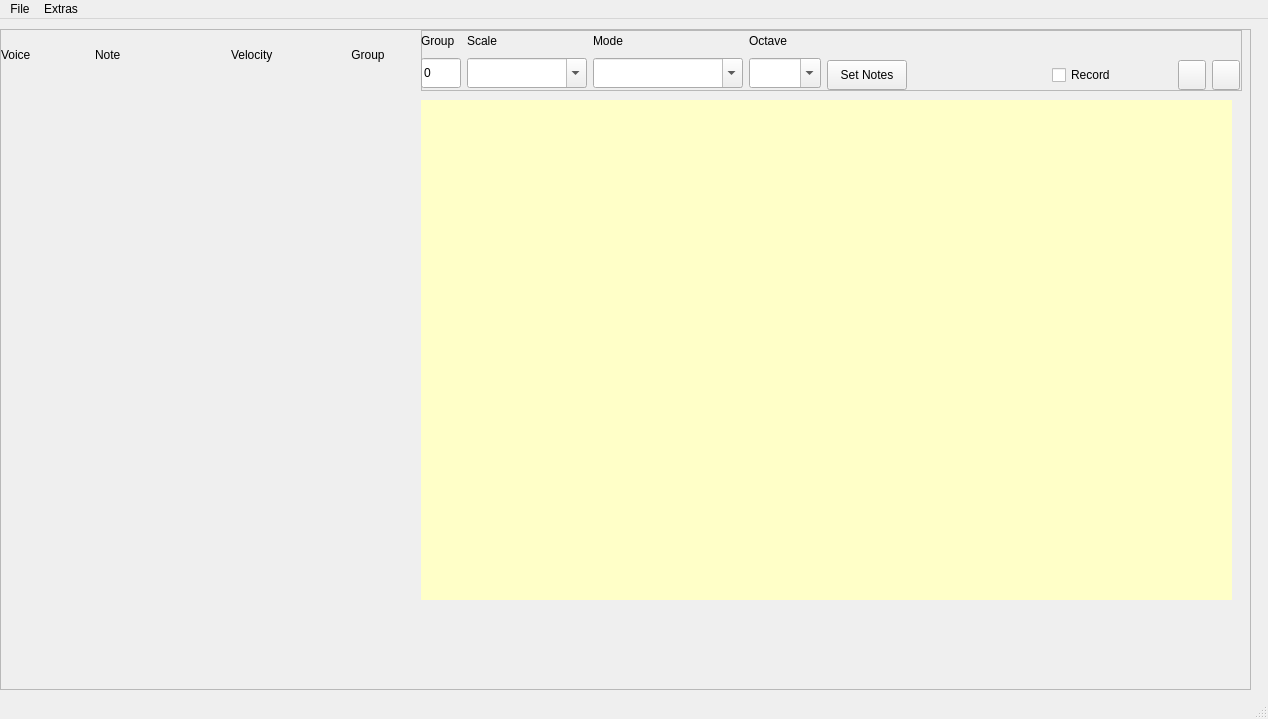
<?xml version="1.0" encoding="UTF-8"?>
<ui version="4.0">
 <class>MainWindow</class>
 <widget class="QMainWindow" name="MainWindow">
  <property name="geometry">
   <rect>
    <x>0</x>
    <y>0</y>
    <width>1268</width>
    <height>719</height>
   </rect>
  </property>
  <property name="sizePolicy">
   <sizepolicy hsizetype="Preferred" vsizetype="Expanding">
    <horstretch>0</horstretch>
    <verstretch>0</verstretch>
   </sizepolicy>
  </property>
  <property name="minimumSize">
   <size>
    <width>0</width>
    <height>0</height>
   </size>
  </property>
  <property name="maximumSize">
   <size>
    <width>16777215</width>
    <height>16777215</height>
   </size>
  </property>
  <property name="windowTitle">
   <string>MainWindow</string>
  </property>
  <widget class="QWidget" name="centralwidget">
   <widget class="QScrollArea" name="scrollArea">
    <property name="geometry">
     <rect>
      <x>0</x>
      <y>10</y>
      <width>1251</width>
      <height>661</height>
     </rect>
    </property>
    <property name="maximumSize">
     <size>
      <width>16777215</width>
      <height>16777215</height>
     </size>
    </property>
    <property name="verticalScrollBarPolicy">
     <enum>Qt::ScrollBarAsNeeded</enum>
    </property>
    <property name="horizontalScrollBarPolicy">
     <enum>Qt::ScrollBarAsNeeded</enum>
    </property>
    <property name="widgetResizable">
     <bool>true</bool>
    </property>
    <widget class="QWidget" name="scrollAreaWidgetContents">
     <property name="geometry">
      <rect>
       <x>0</x>
       <y>0</y>
       <width>1249</width>
       <height>659</height>
      </rect>
     </property>
     <widget class="QWidget" name="channelWidget" native="true">
      <property name="geometry">
       <rect>
        <x>0</x>
        <y>9</y>
        <width>450</width>
        <height>541</height>
       </rect>
      </property>
      <property name="sizePolicy">
       <sizepolicy hsizetype="Preferred" vsizetype="Expanding">
        <horstretch>0</horstretch>
        <verstretch>0</verstretch>
       </sizepolicy>
      </property>
      <property name="minimumSize">
       <size>
        <width>450</width>
        <height>500</height>
       </size>
      </property>
      <property name="maximumSize">
       <size>
        <width>16777215</width>
        <height>16777215</height>
       </size>
      </property>
      <widget class="QWidget" name="layoutWidget">
       <property name="geometry">
        <rect>
         <x>0</x>
         <y>0</y>
         <width>411</width>
         <height>32</height>
        </rect>
       </property>
       <layout class="QHBoxLayout" name="horizontalLayout_2">
        <item>
         <widget class="QLabel" name="label_6">
          <property name="minimumSize">
           <size>
            <width>70</width>
            <height>30</height>
           </size>
          </property>
          <property name="text">
           <string>Voice</string>
          </property>
         </widget>
        </item>
        <item>
         <widget class="QLabel" name="label_13">
          <property name="minimumSize">
           <size>
            <width>130</width>
            <height>30</height>
           </size>
          </property>
          <property name="text">
           <string>Note</string>
          </property>
         </widget>
        </item>
        <item>
         <widget class="QLabel" name="label_5">
          <property name="minimumSize">
           <size>
            <width>0</width>
            <height>30</height>
           </size>
          </property>
          <property name="text">
           <string>Velocity</string>
          </property>
         </widget>
        </item>
        <item>
         <widget class="QLabel" name="label_14">
          <property name="minimumSize">
           <size>
            <width>0</width>
            <height>30</height>
           </size>
          </property>
          <property name="text">
           <string>Group</string>
          </property>
          <property name="alignment">
           <set>Qt::AlignCenter</set>
          </property>
         </widget>
        </item>
       </layout>
      </widget>
     </widget>
     <widget class="QFrame" name="frame">
      <property name="geometry">
       <rect>
        <x>420</x>
        <y>0</y>
        <width>821</width>
        <height>61</height>
       </rect>
      </property>
      <property name="frameShape">
       <enum>QFrame::StyledPanel</enum>
      </property>
      <property name="frameShadow">
       <enum>QFrame::Raised</enum>
      </property>
      <widget class="QWidget" name="layoutWidget">
       <property name="geometry">
        <rect>
         <x>0</x>
         <y>0</y>
         <width>819</width>
         <height>60</height>
        </rect>
       </property>
       <layout class="QHBoxLayout" name="horizontalLayout">
        <property name="spacing">
         <number>6</number>
        </property>
        <item>
         <layout class="QVBoxLayout" name="verticalLayout">
          <property name="spacing">
           <number>6</number>
          </property>
          <item>
           <widget class="QLabel" name="label">
            <property name="maximumSize">
             <size>
              <width>16777215</width>
              <height>20</height>
             </size>
            </property>
            <property name="text">
             <string>Group</string>
            </property>
           </widget>
          </item>
          <item>
           <widget class="QLineEdit" name="currGroupBox">
            <property name="sizePolicy">
             <sizepolicy hsizetype="Expanding" vsizetype="Expanding">
              <horstretch>0</horstretch>
              <verstretch>0</verstretch>
             </sizepolicy>
            </property>
            <property name="minimumSize">
             <size>
              <width>40</width>
              <height>30</height>
             </size>
            </property>
            <property name="maximumSize">
             <size>
              <width>40</width>
              <height>30</height>
             </size>
            </property>
            <property name="text">
             <string>0</string>
            </property>
           </widget>
          </item>
         </layout>
        </item>
        <item>
         <layout class="QVBoxLayout" name="verticalLayout_2">
          <item>
           <widget class="QLabel" name="label_2">
            <property name="maximumSize">
             <size>
              <width>16777215</width>
              <height>20</height>
             </size>
            </property>
            <property name="text">
             <string>Scale</string>
            </property>
           </widget>
          </item>
          <item>
           <widget class="QComboBox" name="KeysComboBox">
            <property name="sizePolicy">
             <sizepolicy hsizetype="Preferred" vsizetype="Expanding">
              <horstretch>0</horstretch>
              <verstretch>0</verstretch>
             </sizepolicy>
            </property>
            <property name="minimumSize">
             <size>
              <width>120</width>
              <height>30</height>
             </size>
            </property>
            <property name="maximumSize">
             <size>
              <width>16777215</width>
              <height>30</height>
             </size>
            </property>
            <property name="sizeIncrement">
             <size>
              <width>5</width>
              <height>5</height>
             </size>
            </property>
            <property name="editable">
             <bool>true</bool>
            </property>
           </widget>
          </item>
         </layout>
        </item>
        <item>
         <layout class="QVBoxLayout" name="verticalLayout_3">
          <item>
           <widget class="QLabel" name="label_3">
            <property name="maximumSize">
             <size>
              <width>16777215</width>
              <height>20</height>
             </size>
            </property>
            <property name="text">
             <string>Mode</string>
            </property>
           </widget>
          </item>
          <item>
           <widget class="QComboBox" name="ModesComboBox">
            <property name="sizePolicy">
             <sizepolicy hsizetype="Preferred" vsizetype="Expanding">
              <horstretch>0</horstretch>
              <verstretch>0</verstretch>
             </sizepolicy>
            </property>
            <property name="minimumSize">
             <size>
              <width>150</width>
              <height>30</height>
             </size>
            </property>
            <property name="maximumSize">
             <size>
              <width>16777215</width>
              <height>30</height>
             </size>
            </property>
            <property name="editable">
             <bool>true</bool>
            </property>
           </widget>
          </item>
         </layout>
        </item>
        <item>
         <layout class="QVBoxLayout" name="verticalLayout_7">
          <item>
           <widget class="QLabel" name="label_4">
            <property name="maximumSize">
             <size>
              <width>16777215</width>
              <height>20</height>
             </size>
            </property>
            <property name="text">
             <string>Octave</string>
            </property>
           </widget>
          </item>
          <item>
           <widget class="QComboBox" name="octaveComboBox">
            <property name="sizePolicy">
             <sizepolicy hsizetype="Preferred" vsizetype="Expanding">
              <horstretch>0</horstretch>
              <verstretch>0</verstretch>
             </sizepolicy>
            </property>
            <property name="minimumSize">
             <size>
              <width>70</width>
              <height>30</height>
             </size>
            </property>
            <property name="maximumSize">
             <size>
              <width>16777215</width>
              <height>30</height>
             </size>
            </property>
            <property name="editable">
             <bool>true</bool>
            </property>
           </widget>
          </item>
         </layout>
        </item>
        <item>
         <layout class="QVBoxLayout" name="verticalLayout_4">
          <item>
           <spacer name="verticalSpacer">
            <property name="orientation">
             <enum>Qt::Vertical</enum>
            </property>
            <property name="sizeHint" stdset="0">
             <size>
              <width>20</width>
              <height>40</height>
             </size>
            </property>
           </spacer>
          </item>
          <item>
           <widget class="QPushButton" name="btnSetNotes">
            <property name="sizePolicy">
             <sizepolicy hsizetype="Preferred" vsizetype="Expanding">
              <horstretch>0</horstretch>
              <verstretch>0</verstretch>
             </sizepolicy>
            </property>
            <property name="minimumSize">
             <size>
              <width>0</width>
              <height>30</height>
             </size>
            </property>
            <property name="maximumSize">
             <size>
              <width>120</width>
              <height>30</height>
             </size>
            </property>
            <property name="toolTip">
             <string>Apply Scale/Mode/Octave to Group</string>
            </property>
            <property name="statusTip">
             <string>Apply Scale/Mode/Octave to Group</string>
            </property>
            <property name="text">
             <string>Set Notes</string>
            </property>
           </widget>
          </item>
         </layout>
        </item>
        <item>
         <spacer name="horizontalSpacer">
          <property name="orientation">
           <enum>Qt::Horizontal</enum>
          </property>
          <property name="sizeHint" stdset="0">
           <size>
            <width>13</width>
            <height>17</height>
           </size>
          </property>
         </spacer>
        </item>
        <item>
         <layout class="QVBoxLayout" name="verticalLayout_9">
          <item>
           <spacer name="verticalSpacer_4">
            <property name="orientation">
             <enum>Qt::Vertical</enum>
            </property>
            <property name="sizeHint" stdset="0">
             <size>
              <width>20</width>
              <height>40</height>
             </size>
            </property>
           </spacer>
          </item>
          <item>
           <widget class="QCheckBox" name="record_checkBox">
            <property name="sizePolicy">
             <sizepolicy hsizetype="Preferred" vsizetype="MinimumExpanding">
              <horstretch>0</horstretch>
              <verstretch>0</verstretch>
             </sizepolicy>
            </property>
            <property name="minimumSize">
             <size>
              <width>120</width>
              <height>30</height>
             </size>
            </property>
            <property name="maximumSize">
             <size>
              <width>150</width>
              <height>30</height>
             </size>
            </property>
            <property name="baseSize">
             <size>
              <width>0</width>
              <height>0</height>
             </size>
            </property>
            <property name="text">
             <string>Record</string>
            </property>
           </widget>
          </item>
         </layout>
        </item>
        <item>
         <layout class="QVBoxLayout" name="verticalLayout_5">
          <item>
           <spacer name="verticalSpacer_2">
            <property name="orientation">
             <enum>Qt::Vertical</enum>
            </property>
            <property name="sizeHint" stdset="0">
             <size>
              <width>20</width>
              <height>40</height>
             </size>
            </property>
           </spacer>
          </item>
          <item>
           <widget class="QPushButton" name="playBtn">
            <property name="sizePolicy">
             <sizepolicy hsizetype="Fixed" vsizetype="Fixed">
              <horstretch>0</horstretch>
              <verstretch>0</verstretch>
             </sizepolicy>
            </property>
            <property name="minimumSize">
             <size>
              <width>28</width>
              <height>30</height>
             </size>
            </property>
            <property name="maximumSize">
             <size>
              <width>28</width>
              <height>30</height>
             </size>
            </property>
            <property name="toolTip">
             <string>Play/Pause </string>
            </property>
            <property name="statusTip">
             <string>Play/Pause</string>
            </property>
            <property name="text">
             <string/>
            </property>
            <property name="icon">
             <iconset resource="QPlayAllFiles.qrc">
              <normaloff>:/images/media-play-32.png</normaloff>:/images/media-play-32.png</iconset>
            </property>
            <property name="iconSize">
             <size>
              <width>16</width>
              <height>16</height>
             </size>
            </property>
           </widget>
          </item>
         </layout>
        </item>
        <item>
         <layout class="QVBoxLayout" name="verticalLayout_6">
          <item>
           <spacer name="verticalSpacer_3">
            <property name="orientation">
             <enum>Qt::Vertical</enum>
            </property>
            <property name="sizeHint" stdset="0">
             <size>
              <width>20</width>
              <height>40</height>
             </size>
            </property>
           </spacer>
          </item>
          <item>
           <widget class="QPushButton" name="stopBtn">
            <property name="sizePolicy">
             <sizepolicy hsizetype="Fixed" vsizetype="Fixed">
              <horstretch>0</horstretch>
              <verstretch>0</verstretch>
             </sizepolicy>
            </property>
            <property name="minimumSize">
             <size>
              <width>28</width>
              <height>30</height>
             </size>
            </property>
            <property name="maximumSize">
             <size>
              <width>28</width>
              <height>30</height>
             </size>
            </property>
            <property name="toolTip">
             <string>Stop</string>
            </property>
            <property name="statusTip">
             <string>Stop</string>
            </property>
            <property name="layoutDirection">
             <enum>Qt::RightToLeft</enum>
            </property>
            <property name="text">
             <string/>
            </property>
            <property name="icon">
             <iconset resource="QPlayAllFiles.qrc">
              <normaloff>:/images/media-stop-32.png</normaloff>:/images/media-stop-32.png</iconset>
            </property>
            <property name="iconSize">
             <size>
              <width>16</width>
              <height>16</height>
             </size>
            </property>
           </widget>
          </item>
         </layout>
        </item>
       </layout>
      </widget>
     </widget>
     <widget class="QWidget" name="segmentsWidget" native="true">
      <property name="geometry">
       <rect>
        <x>420</x>
        <y>70</y>
        <width>811</width>
        <height>500</height>
       </rect>
      </property>
      <property name="sizePolicy">
       <sizepolicy hsizetype="Preferred" vsizetype="Expanding">
        <horstretch>0</horstretch>
        <verstretch>0</verstretch>
       </sizepolicy>
      </property>
      <property name="minimumSize">
       <size>
        <width>0</width>
        <height>500</height>
       </size>
      </property>
      <property name="palette">
       <palette>
        <active>
         <colorrole role="Base">
          <brush brushstyle="SolidPattern">
           <color alpha="255">
            <red>255</red>
            <green>255</green>
            <blue>255</blue>
           </color>
          </brush>
         </colorrole>
         <colorrole role="Window">
          <brush brushstyle="SolidPattern">
           <color alpha="255">
            <red>255</red>
            <green>255</green>
            <blue>200</blue>
           </color>
          </brush>
         </colorrole>
        </active>
        <inactive>
         <colorrole role="Base">
          <brush brushstyle="SolidPattern">
           <color alpha="255">
            <red>255</red>
            <green>255</green>
            <blue>255</blue>
           </color>
          </brush>
         </colorrole>
         <colorrole role="Window">
          <brush brushstyle="SolidPattern">
           <color alpha="255">
            <red>255</red>
            <green>255</green>
            <blue>200</blue>
           </color>
          </brush>
         </colorrole>
        </inactive>
        <disabled>
         <colorrole role="Base">
          <brush brushstyle="SolidPattern">
           <color alpha="255">
            <red>255</red>
            <green>255</green>
            <blue>200</blue>
           </color>
          </brush>
         </colorrole>
         <colorrole role="Window">
          <brush brushstyle="SolidPattern">
           <color alpha="255">
            <red>255</red>
            <green>255</green>
            <blue>200</blue>
           </color>
          </brush>
         </colorrole>
        </disabled>
       </palette>
      </property>
      <property name="autoFillBackground">
       <bool>true</bool>
      </property>
     </widget>
    </widget>
   </widget>
  </widget>
  <widget class="QMenuBar" name="menubar">
   <property name="geometry">
    <rect>
     <x>0</x>
     <y>0</y>
     <width>1268</width>
     <height>21</height>
    </rect>
   </property>
   <widget class="QMenu" name="menuFile">
    <property name="title">
     <string>File</string>
    </property>
    <addaction name="actionOpen"/>
    <addaction name="actionClose"/>
    <addaction name="separator"/>
    <addaction name="actionOpen_Config"/>
    <addaction name="actionSave_Config"/>
    <addaction name="actionSave_Config_As"/>
   </widget>
   <widget class="QMenu" name="menuSettings">
    <property name="title">
     <string>Extras</string>
    </property>
    <addaction name="actionSettings"/>
    <addaction name="actionMIDI_Instruments"/>
   </widget>
   <addaction name="menuFile"/>
   <addaction name="menuSettings"/>
  </widget>
  <widget class="QStatusBar" name="statusbar"/>
  <action name="actionOpen_Config">
   <property name="text">
    <string>Open Config</string>
   </property>
  </action>
  <action name="actionSave_Config">
   <property name="text">
    <string>Save Config</string>
   </property>
  </action>
  <action name="actionOpen">
   <property name="text">
    <string>&amp;Open File</string>
   </property>
  </action>
  <action name="actionClose">
   <property name="text">
    <string>Close File</string>
   </property>
  </action>
  <action name="actionMIDI_Interface">
   <property name="text">
    <string>MIDI Interface</string>
   </property>
  </action>
  <action name="actionSettings">
   <property name="text">
    <string>Settings</string>
   </property>
  </action>
  <action name="actionMIDI_Instruments">
   <property name="text">
    <string>MIDI Instruments</string>
   </property>
  </action>
  <action name="actionScale_Settings">
   <property name="text">
    <string>Scale Settings</string>
   </property>
  </action>
  <action name="actionSave_Config_As">
   <property name="text">
    <string>Save Config As</string>
   </property>
  </action>
 </widget>
 <resources>
  <include location="QPlayAllFiles.qrc"/>
 </resources>
 <connections/>
</ui>
